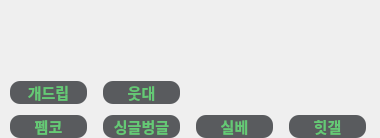
<?xml version="1.0" encoding="UTF-8"?>
<ui version="4.0">
 <class>community_buttons</class>
 <widget class="QWidget" name="community_buttons">
  <property name="geometry">
   <rect>
    <x>0</x>
    <y>0</y>
    <width>380</width>
    <height>138</height>
   </rect>
  </property>
  <property name="sizePolicy">
   <sizepolicy hsizetype="Preferred" vsizetype="Preferred">
    <horstretch>0</horstretch>
    <verstretch>0</verstretch>
   </sizepolicy>
  </property>
  <property name="minimumSize">
   <size>
    <width>380</width>
    <height>138</height>
   </size>
  </property>
  <property name="maximumSize">
   <size>
    <width>380</width>
    <height>138</height>
   </size>
  </property>
  <property name="windowTitle">
   <string>Form</string>
  </property>
  <layout class="QGridLayout" name="gridLayout">
   <property name="leftMargin">
    <number>0</number>
   </property>
   <property name="topMargin">
    <number>0</number>
   </property>
   <property name="rightMargin">
    <number>0</number>
   </property>
   <property name="bottomMargin">
    <number>0</number>
   </property>
   <property name="verticalSpacing">
    <number>11</number>
   </property>
   <item row="2" column="0">
    <widget class="QPushButton" name="fm_btn">
     <property name="sizePolicy">
      <sizepolicy hsizetype="Preferred" vsizetype="Preferred">
       <horstretch>0</horstretch>
       <verstretch>0</verstretch>
      </sizepolicy>
     </property>
     <property name="minimumSize">
      <size>
       <width>77</width>
       <height>23</height>
      </size>
     </property>
     <property name="maximumSize">
      <size>
       <width>77</width>
       <height>23</height>
      </size>
     </property>
     <property name="font">
      <font>
       <family>-apple-system,BlinkMacSystemFont,Malgun Gothic,맑은 고딕,helvetica,Apple SD Gothic Neo,sans-serif</family>
       <pointsize>1</pointsize>
       <weight>75</weight>
       <bold>true</bold>
      </font>
     </property>
     <property name="focusPolicy">
      <enum>Qt::NoFocus</enum>
     </property>
     <property name="styleSheet">
      <string notr="true">QPushButton {
  background-color: rgb(89, 91, 94); 
  border-radius: 10px;
  color: rgb(101,201,117);
  font-family: -apple-system,BlinkMacSystemFont,&quot;Malgun Gothic&quot;,&quot;맑은 고딕&quot;,helvetica,&quot;Apple SD Gothic Neo&quot;,sans-serif;
  font-size: 15px;
  font-weight: bold;
}

QPushButton:hover {
  background-color: rgb(87, 137, 250);
  color: white
}

QPushButton:pressed {
  background-color: rgb(78, 120, 208);
  color: white
}</string>
     </property>
     <property name="text">
      <string>펨코</string>
     </property>
     <property name="iconSize">
      <size>
       <width>77</width>
       <height>23</height>
      </size>
     </property>
     <property name="checkable">
      <bool>true</bool>
     </property>
     <property name="autoDefault">
      <bool>false</bool>
     </property>
    </widget>
   </item>
   <item row="2" column="1">
    <widget class="QPushButton" name="global_btn">
     <property name="sizePolicy">
      <sizepolicy hsizetype="Preferred" vsizetype="Preferred">
       <horstretch>0</horstretch>
       <verstretch>0</verstretch>
      </sizepolicy>
     </property>
     <property name="minimumSize">
      <size>
       <width>77</width>
       <height>23</height>
      </size>
     </property>
     <property name="maximumSize">
      <size>
       <width>77</width>
       <height>23</height>
      </size>
     </property>
     <property name="font">
      <font>
       <family>-apple-system,BlinkMacSystemFont,Malgun Gothic,맑은 고딕,helvetica,Apple SD Gothic Neo,sans-serif</family>
       <pointsize>1</pointsize>
       <weight>75</weight>
       <bold>true</bold>
      </font>
     </property>
     <property name="focusPolicy">
      <enum>Qt::NoFocus</enum>
     </property>
     <property name="styleSheet">
      <string notr="true">QPushButton {
  background-color: rgb(89, 91, 94); 
  color: rgb(101,201,117);
  border-radius: 10px;
  font-family: -apple-system,BlinkMacSystemFont,&quot;Malgun Gothic&quot;,&quot;맑은 고딕&quot;,helvetica,&quot;Apple SD Gothic Neo&quot;,sans-serif;
  font-size: 15px;
  font-weight: bold;
}

QPushButton:hover {
  background-color: rgb(64, 78, 156);
  color: white;
}

QPushButton:pressed {
  background-color: rgb(59, 72, 144);
  color: white;
  border-radius: 10px;
  font-family: -apple-system,BlinkMacSystemFont,&quot;Malgun Gothic&quot;,&quot;맑은 고딕&quot;,helvetica,&quot;Apple SD Gothic Neo&quot;,sans-serif;
  font-size: 15px;
  font-weight: bold;
}</string>
     </property>
     <property name="text">
      <string>싱글벙글</string>
     </property>
     <property name="checkable">
      <bool>true</bool>
     </property>
    </widget>
   </item>
   <item row="2" column="2">
    <widget class="QPushButton" name="real_btn">
     <property name="sizePolicy">
      <sizepolicy hsizetype="Preferred" vsizetype="Preferred">
       <horstretch>0</horstretch>
       <verstretch>0</verstretch>
      </sizepolicy>
     </property>
     <property name="minimumSize">
      <size>
       <width>77</width>
       <height>23</height>
      </size>
     </property>
     <property name="maximumSize">
      <size>
       <width>77</width>
       <height>23</height>
      </size>
     </property>
     <property name="font">
      <font>
       <family>-apple-system,BlinkMacSystemFont,Malgun Gothic,맑은 고딕,helvetica,Apple SD Gothic Neo,sans-serif</family>
       <pointsize>1</pointsize>
       <weight>75</weight>
       <bold>true</bold>
      </font>
     </property>
     <property name="focusPolicy">
      <enum>Qt::NoFocus</enum>
     </property>
     <property name="styleSheet">
      <string notr="true">QPushButton {
  background-color: rgb(89, 91, 94); 
  color: rgb(101,201,117);
  border-radius: 10px;
  font-family: -apple-system,BlinkMacSystemFont,&quot;Malgun Gothic&quot;,&quot;맑은 고딕&quot;,helvetica,&quot;Apple SD Gothic Neo&quot;,sans-serif;
  font-size: 15px;
  font-weight: bold;
}

QPushButton:hover {
  background-color: rgb(255, 97, 100);
  color: white;
}

QPushButton:pressed {
  background-color: rgb(219, 81, 84);
  color: white;
  border-radius: 10px;
  font-family: -apple-system,BlinkMacSystemFont,&quot;Malgun Gothic&quot;,&quot;맑은 고딕&quot;,helvetica,&quot;Apple SD Gothic Neo&quot;,sans-serif;
  font-size: 15px;
  font-weight: bold;
}</string>
     </property>
     <property name="text">
      <string>실베</string>
     </property>
     <property name="checkable">
      <bool>true</bool>
     </property>
    </widget>
   </item>
   <item row="2" column="3">
    <widget class="QPushButton" name="hit_btn">
     <property name="sizePolicy">
      <sizepolicy hsizetype="Preferred" vsizetype="Preferred">
       <horstretch>0</horstretch>
       <verstretch>0</verstretch>
      </sizepolicy>
     </property>
     <property name="minimumSize">
      <size>
       <width>77</width>
       <height>23</height>
      </size>
     </property>
     <property name="maximumSize">
      <size>
       <width>77</width>
       <height>23</height>
      </size>
     </property>
     <property name="font">
      <font>
       <family>-apple-system,BlinkMacSystemFont,Malgun Gothic,맑은 고딕,helvetica,Apple SD Gothic Neo,sans-serif</family>
       <pointsize>1</pointsize>
       <weight>75</weight>
       <bold>true</bold>
      </font>
     </property>
     <property name="focusPolicy">
      <enum>Qt::NoFocus</enum>
     </property>
     <property name="styleSheet">
      <string notr="true">QPushButton {
  background-color: rgb(89, 91, 94); 
  color: rgb(101,201,117);
  border-radius: 10px;
  font-family: -apple-system,BlinkMacSystemFont,&quot;Malgun Gothic&quot;,&quot;맑은 고딕&quot;,helvetica,&quot;Apple SD Gothic Neo&quot;,sans-serif;
  font-size: 15px;
  font-weight: bold;
}

QPushButton:hover {
  background-color: rgb(224, 0, 0);
  color: white;
}

QPushButton:pressed {
  background-color: rgb(181, 0, 0);
  color: white;
  border-radius: 10px;
  font-family: -apple-system,BlinkMacSystemFont,&quot;Malgun Gothic&quot;,&quot;맑은 고딕&quot;,helvetica,&quot;Apple SD Gothic Neo&quot;,sans-serif;
  font-size: 15px;
  font-weight: bold;
}</string>
     </property>
     <property name="text">
      <string>힛갤</string>
     </property>
     <property name="checkable">
      <bool>true</bool>
     </property>
    </widget>
   </item>
   <item row="1" column="1">
    <widget class="QPushButton" name="humor_btn">
     <property name="sizePolicy">
      <sizepolicy hsizetype="Preferred" vsizetype="Preferred">
       <horstretch>0</horstretch>
       <verstretch>0</verstretch>
      </sizepolicy>
     </property>
     <property name="minimumSize">
      <size>
       <width>77</width>
       <height>23</height>
      </size>
     </property>
     <property name="maximumSize">
      <size>
       <width>77</width>
       <height>23</height>
      </size>
     </property>
     <property name="focusPolicy">
      <enum>Qt::NoFocus</enum>
     </property>
     <property name="styleSheet">
      <string notr="true">QPushButton {
  background-color: rgb(89, 91, 94); 
  border-radius: 10px;
  color: rgb(101,201,117);
  font-family: -apple-system,BlinkMacSystemFont,&quot;Malgun Gothic&quot;,&quot;맑은 고딕&quot;,helvetica,&quot;Apple SD Gothic Neo&quot;,sans-serif;
  font-size: 15px;
  font-weight: bold;
}

QPushButton:hover {
  background-color: rgb(252, 25, 72);
  color: white
}

QPushButton:pressed {
  background-color: rgb(236, 24, 68);
  color: white
}</string>
     </property>
     <property name="text">
      <string>웃대</string>
     </property>
     <property name="checkable">
      <bool>true</bool>
     </property>
    </widget>
   </item>
   <item row="1" column="0">
    <widget class="QPushButton" name="dog_btn">
     <property name="sizePolicy">
      <sizepolicy hsizetype="Preferred" vsizetype="Preferred">
       <horstretch>0</horstretch>
       <verstretch>0</verstretch>
      </sizepolicy>
     </property>
     <property name="minimumSize">
      <size>
       <width>77</width>
       <height>23</height>
      </size>
     </property>
     <property name="maximumSize">
      <size>
       <width>73</width>
       <height>23</height>
      </size>
     </property>
     <property name="focusPolicy">
      <enum>Qt::NoFocus</enum>
     </property>
     <property name="styleSheet">
      <string notr="true">QPushButton {
  background-color: rgb(89, 91, 94); 
  border-radius: 10px;
  color: rgb(101,201,117);
  font-family: -apple-system,BlinkMacSystemFont,&quot;Malgun Gothic&quot;,&quot;맑은 고딕&quot;,helvetica,&quot;Apple SD Gothic Neo&quot;,sans-serif;
  font-size: 15px;
  font-weight: bold;
}

QPushButton:hover {
  background-color: rgb(60, 87, 125);
  color: white;
}

QPushButton:pressed {
  background-color: rgb(46, 67, 97);
  color: white;
}</string>
     </property>
     <property name="text">
      <string>개드립</string>
     </property>
     <property name="checkable">
      <bool>true</bool>
     </property>
    </widget>
   </item>
   <item row="0" column="0">
    <spacer name="verticalSpacer">
     <property name="orientation">
      <enum>Qt::Vertical</enum>
     </property>
     <property name="sizeHint" stdset="0">
      <size>
       <width>20</width>
       <height>40</height>
      </size>
     </property>
    </spacer>
   </item>
  </layout>
 </widget>
 <resources/>
 <connections/>
</ui>
